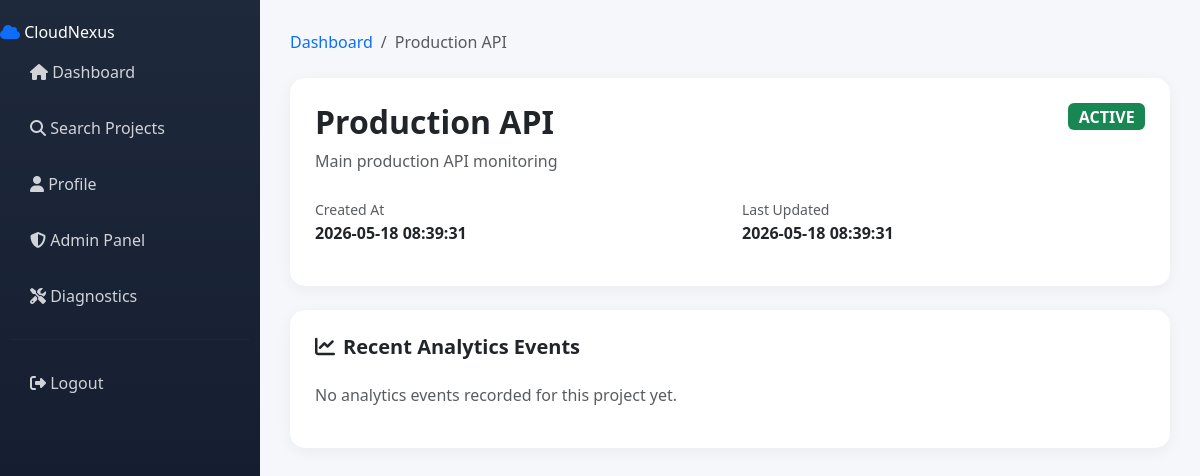
The app's page /project/1 (signed in) with its own data.
### tables this page shows
CREATE TABLE projects (
        id INTEGER PRIMARY KEY AUTOINCREMENT,
        user_id INTEGER NOT NULL,
        name TEXT NOT NULL,
        description TEXT,
        status TEXT DEFAULT 'active',
        created_at TIMESTAMP DEFAULT CURRENT_TIMESTAMP,
        updated_at TIMESTAMP DEFAULT CURRENT_TIMESTAMP,
        FOREIGN KEY (user_id) REFERENCES users(id)
    );

### app.py (the view)
@app.route('/project/<int:project_id>')
@login_required
def view_project(project_id):
    conn = get_db()
    c = conn.cursor()
    query = f"SELECT * FROM projects WHERE id = {project_id}"
    c.execute(query)
    project = c.fetchone()
    if not project:
        conn.close()
        flash('Project not found.', 'danger')
        return redirect(url_for('dashboard'))
    if project['user_id'] != session['user_id'] and session.get('role') != 'admin':
        conn.close()
        flash('Access denied to this project.', 'danger')
        return redirect(url_for('dashboard'))
    c.execute("SELECT * FROM analytics WHERE project_id = ? ORDER BY timestamp DESC LIMIT 50", (project_id,))
    analytics = c.fetchall()
    conn.close()
    return render_template('project.html', project=project, analytics=analytics)

### app.py (called while the page is built)
def get_db():
    conn = sqlite3.connect(DB_PATH)
    conn.row_factory = sqlite3.Row
    return conn

def login_required(f):
    @wraps(f)
    def decorated_function(*args, **kwargs):
        if 'user_id' not in session:
            flash('Please log in to access this page.', 'warning')
            return redirect(url_for('login'))
        return f(*args, **kwargs)
    return decorated_function

### templates/project.html (shortened to what this page needs)
<!DOCTYPE html>
<html lang="en">
<head>
    <link href="https://cdn.jsdelivr.net/npm/bootstrap@5.3.0/dist/css/bootstrap.min.css" rel="stylesheet">
    <link rel="stylesheet" href="https://cdnjs.cloudflare.com/ajax/libs/font-awesome/6.4.0/css/all.min.css">
</head>
<body>
    <div class="sidebar">
        <div class="brand-logo">
            <i class="fas fa-cloud text-primary"></i> CloudNexus
        </div>
        <nav class="nav flex-column">
            <a class="nav-link" href="{{ url_for('dashboard') }}">
                <i class="fas fa-home"></i> Dashboard
            </a>
            <a class="nav-link" href="{{ url_for('search') }}">
                <i class="fas fa-search"></i> Search Projects
            </a>
            <a class="nav-link" href="{{ url_for('profile') }}">
                <i class="fas fa-user"></i> Profile
            </a>
            {% if session.get('role') == 'admin' %}
            <a class="nav-link" href="{{ url_for('admin_panel') }}">
                <i class="fas fa-shield-alt"></i> Admin Panel
            </a>
            <a class="nav-link" href="{{ url_for('diagnostics') }}">
                <i class="fas fa-tools"></i> Diagnostics
            </a>
            {% endif %}
            <hr style="border-color: rgba(255,255,255,0.1); margin: 15px 10px;">
            <a class="nav-link" href="{{ url_for('logout') }}">
                <i class="fas fa-sign-out-alt"></i> Logout
            </a>
        </nav>
    </div>
    <div class="main-content">
        <nav aria-label="breadcrumb" class="mb-4">
            <ol class="breadcrumb">
                <li class="breadcrumb-item"><a href="{{ url_for('dashboard') }}" class="text-decoration-none">Dashboard</a></li>
                <li class="breadcrumb-item active">{{ project.name }}</li>
            </ol>
        </nav>
        <div class="stat-card mb-4">
            <div class="d-flex justify-content-between align-items-start mb-3">
                <div>
                    <h2 class="fw-bold mb-2">{{ project.name }}</h2>
                    <p class="text-muted mb-0">{{ project.description or 'No description available' }}</p>
                </div>
                <span class="badge bg-success fs-6">{{ project.status|upper }}</span>
            </div>
            <div class="row mt-4">
                <div class="col-md-6">
                    <small class="text-muted">Created At</small>
                    <p class="fw-bold">{{ project.created_at }}</p>
                </div>
                <div class="col-md-6">
                    <small class="text-muted">Last Updated</small>
                    <p class="fw-bold">{{ project.updated_at }}</p>
                </div>
            </div>
        </div>
        <div class="stat-card">
            <h5 class="fw-bold mb-4"><i class="fas fa-chart-line me-2"></i>Recent Analytics Events</h5>
            {% if analytics %}
                <div class="table-responsive">
                    <table class="table table-hover">
                        <thead>
                            <tr>
                                <th>ID</th>
                                <th>Event Type</th>
                                <th>Data</th>
                                <th>Timestamp</th>
                            </tr>
                        </thead>
                        <tbody>
                            {% for event in analytics %}
                            <tr>
                                <td>#{{ event.id }}</td>
                                <td><span class="badge bg-info">{{ event.event_type }}</span></td>
                                <td><code>{{ event.event_data or 'N/A' }}</code></td>
                                <td class="text-muted small">{{ event.timestamp }}</td>
                            </tr>
                            {% endfor %}
                        </tbody>
                    </table>
                </div>
            {% else %}
                <p class="text-muted">No analytics events recorded for this project yet.</p>
            {% endif %}
        </div>
    </div>
</body>
</html>

### templates/project.html (style rules this page uses)
:root { --sidebar-width: 260px; }
body { background: #f5f7fa; }
.sidebar { position: fixed; left: 0; top: 0; height: 100vh; width: var(--sidebar-width); background: linear-gradient(180deg, #1e293b 0%, #0f172a 100%); color: white; padding: 20px 0; overflow-y: auto; }
.main-content { margin-left: var(--sidebar-width); padding: 30px; }
.nav-link { color: rgba(255,255,255,0.8); padding: 12px 20px; border-radius: 8px; margin: 4px 10px; }
.stat-card { background: white; border-radius: 15px; padding: 25px; box-shadow: 0 4px 15px rgba(0,0,0,0.05); margin-bottom: 20px; }

### records on screen
projects: name "Production API", description "Main production API monitoring", status "ACTIVE", created_at "2026-05-18 08:39:31", updated_at "2026-05-18 08:39:31"
